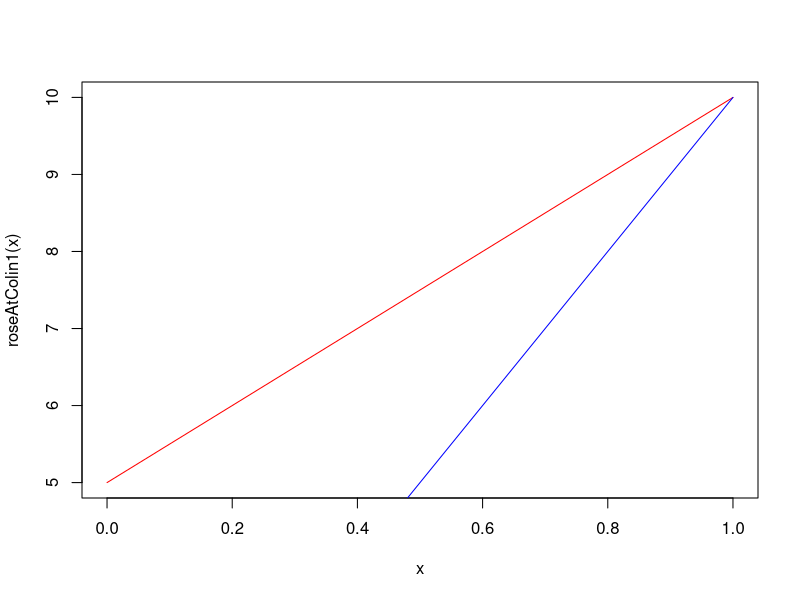
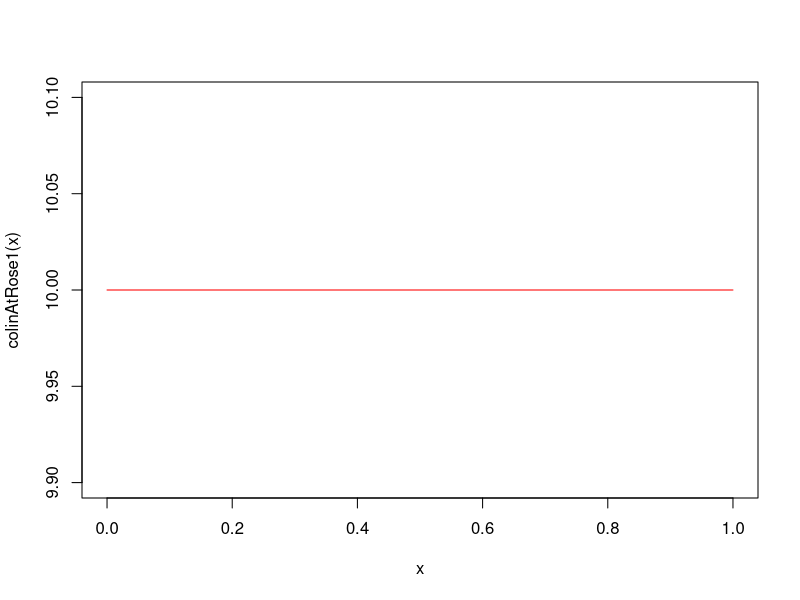

Recreate these plots in R, in order.
## ---- chunk 1
x <- seq(-100,100, 1)
roseAtColin1 <- function(x){(10*x)+ (5*(1-x))}
roseAtColin2 <- function(x){(10*x)+ (0*(1-x))}

curve(roseAtColin1, from = 0, to = 1, type="l", col="red")
par(new=T)
curve(roseAtColin2, from = 0, to = 1, type="l", col="blue", add = TRUE)
par(new=F)
## ---- chunk 2
x <- seq(-100,100, 1)
colinAtRose1 <- function(x){(10*x)+ (10*(1-x))}
colinAtRose2 <- function(x){(5*x)+ (0*(1-x))}

curve(colinAtRose1, from = 0, to = 1, type="l", col="red")
par(new=T)
curve(colinAtRose2, from = 0, to = 1, type="l", col="blue", add = TRUE)
par(new=F)
